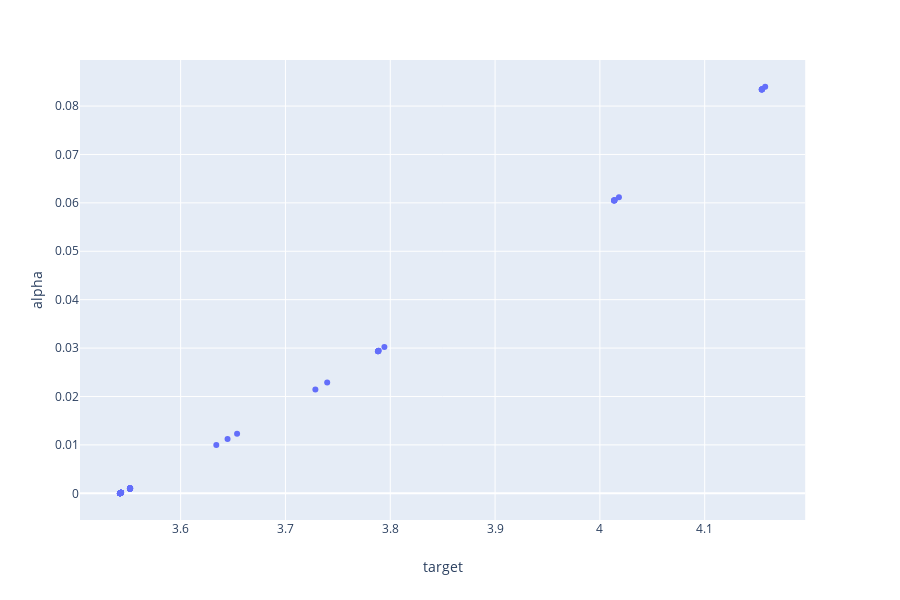

The notebook cell this image was saved under:
### Code cell
px.scatter(df1, x="target", y="alpha")
